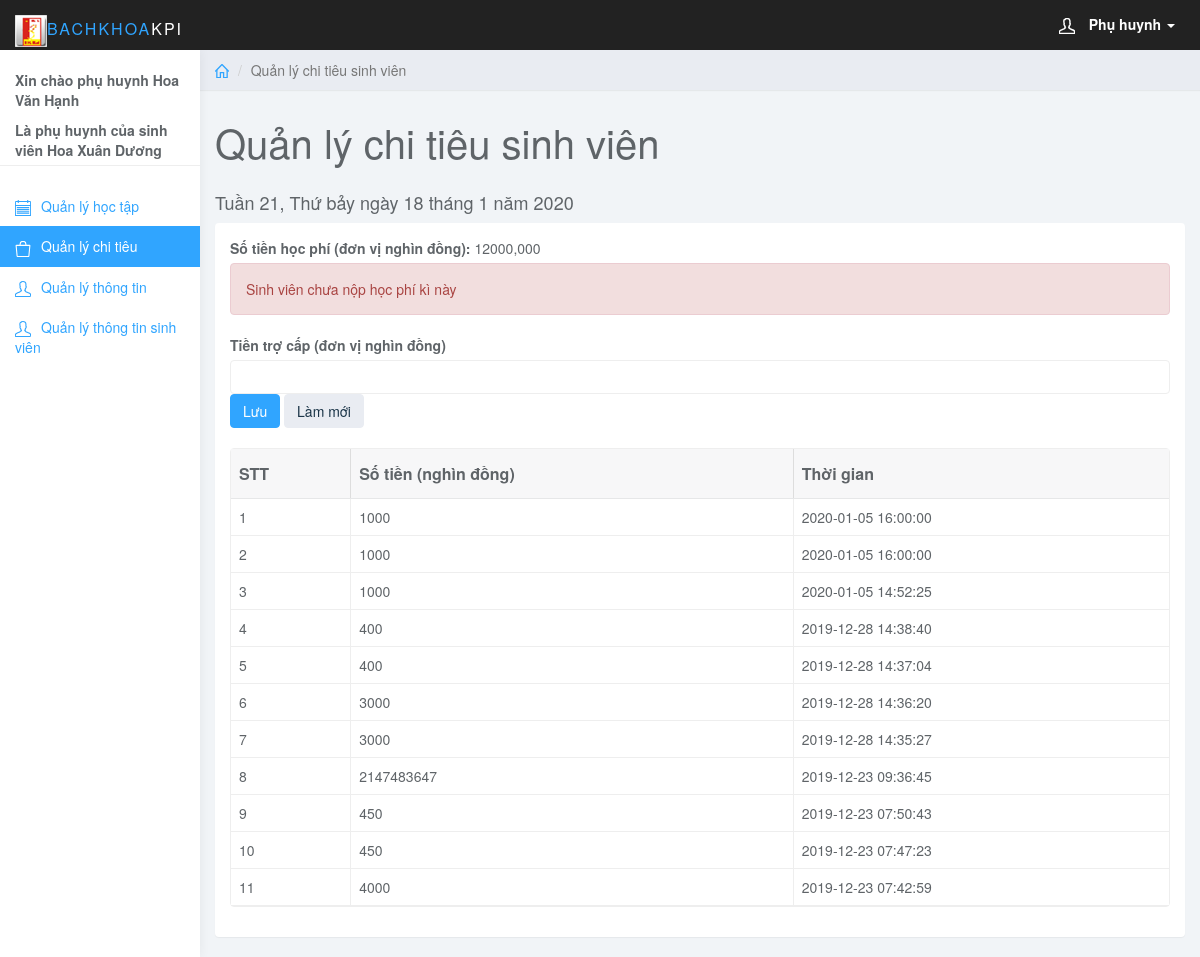
The app's page /admin/qlctph.php (signed in) with its own data.
### tables this page shows
CREATE TABLE `hocphisv` (
  `id` int(11) NOT NULL,
  `username` varchar(20) NOT NULL,
  `hocki` varchar(10) NOT NULL,
  `hocphi` double DEFAULT NULL,
  `hpdanop` int(11) DEFAULT '0'
);

CREATE TABLE `tienchucap` (
  `id` int(11) NOT NULL,
  `username` varchar(20) NOT NULL,
  `sinhvien` varchar(20) DEFAULT NULL,
  `tien` int(11) DEFAULT NULL,
  `time` datetime DEFAULT NULL
);

### admin/qlctph.php (the view, shortened to what this page needs)
<?php
if(!isset($_SESSION['username'])){
header('Location: login.php');}
else{
	$username=$_SESSION['username'];
}?>
<!DOCTYPE html>
<html>
<head>
<link href="css/bootstrap.min.css" rel="stylesheet">
<link href="css/datepicker3.css" rel="stylesheet">
<link href="css/bootstrap-table.css" rel="stylesheet">
<link href="css/styles.css" rel="stylesheet">
</head>
<body>
     <?php
	 require_once("../lib/connection.php");?>
	 <nav class="navbar navbar-inverse navbar-fixed-top" role="navigation">
                <div class="container-fluid">
                    <div class="navbar-header">
                       <a class="navbar-brand" href="#"><span><img id="main_text_header_ctl00" src="../images/bk.ico" alt="" style="height:32px;width:32px;">BachKhoa</span>KPI</a>
                        <ul class="user-menu">
                            <li class="dropdown pull-right">
                                <a href="#" class="dropdown-toggle" data-toggle="dropdown"><svg class="glyph stroked male-user"><use xlink:href="#stroked-male-user"></use></svg>
								<?php $sql="select * from users where username='$username'";
		$query = mysqli_query($conn,$sql);
            $data = mysqli_fetch_array($query);
			?>
			<b><?php switch($data["level"]){
				case 3: echo "Phụ huynh";break;
				case 4: echo "Giảng viên";break;}
				?></b>
								<span class="caret"></span></a>
                            </li>
                        </ul>
                    </div>
                </div>
            </nav>
	<div id="sidebar-collapse" class="col-sm-3 col-lg-2 sidebar">
		<form><?php $sql="select u1.name nameph, u2.name namesv, sinhvien from users u1, users u2, userph u where u1.username=u.username and u2.username=u.sinhvien and u.username='$username' and u.svxacnhan=1 and phxacnhan=1";
		$query = mysqli_query($conn,$sql);
            $data = mysqli_fetch_array($query);
			$sinhvien=$data["sinhvien"];
			?>
			<b><?php
		echo "Xin chào phụ huynh ".$data["nameph"]; echo "</p>";
		echo "Là phụ huynh của sinh viên ".($data["namesv"]);
		?></b></form>
		<ul class="nav menu">
			<li ><a href="qlhtsv.php"><svg class="glyph stroked notepad "><use xlink:href="#stroked-notepad"/></svg>Quản lý học tập</a></li>
			<li class="active"><a href="qlctph.php"><svg class="glyph stroked bag"><use xlink:href="#stroked-bag"></use></svg>Quản lý chi tiêu</a></li>
			<li><a href="hoso.php"><svg class="glyph stroked male user "><use xlink:href="#stroked-male-user"/></svg>Quản lý thông tin</a></li>
			<li><a href="ph-sv.php"><svg class="glyph stroked male user "><use xlink:href="#stroked-male-user"/></svg>Quản lý thông tin sinh viên</a></li>
        </ul>
	</div>
	<div class="col-sm-9 col-sm-offset-3 col-lg-10 col-lg-offset-2 main">
		<div class="row">
			<ol class="breadcrumb">
				<li><a href="qlhtsv.php"><svg class="glyph stroked home"><use xlink:href="#stroked-home"></use></svg></a></li>
				<li class="active">Quản lý chi tiêu sinh viên</li>
			</ol>
		</div>
		<div class="row">
			<div class="col-lg-12">
				<h1 class="page-header">Quản lý chi tiêu sinh viên</h1>
		<h4><?php
				$sql="select * from hocki where curdate() between ngaybd and ngaykt";
 $q=mysqli_query($conn,$sql);
 $result=mysqli_fetch_array($q);
 $hocki=$result["hocki"];
				$date=getdate();
				switch($date['weekday']){
					case "Saturday" : $day="Thứ bảy";$thu=7;   break;
				}
	$dat = date_create("2019-08-25");
 $day_1 = date_format($dat,"Y-m-d") ;
$da=date_create($date['year']."-".$date['mon']."-".$date['mday']);
 $day_2 = date_format($da,"Y-m-d") ;
 $days = (strtotime($day_2) - strtotime($day_1)) / (60 * 60 * 24*7.0);
 $tuan= ceil($days);
 echo "Tuần ".$tuan.", ".$day." ngày ".$date['mday']." tháng ".$date['mon']." năm ".$date['year']." ";
	?>
				</h4>
			</div>
		</div>
	<div class="row">
			<div class="col-lg-12">
				<div class="panel panel-default">
					<div class="panel-body">
						<label>Số tiền học phí (đơn vị nghìn đồng): </label>
						<?php $sql="select * from hocphisv where username='$sinhvien' and hocki='$hocki'";
						$query = mysqli_query($conn,$sql);
            $data = mysqli_fetch_array($query);
			echo ($hocphi=$data["hocphi"]).",000";
			$sql="select * from hocphisv where username='$sinhvien' and hocki='$hocki'";
						$query = mysqli_query($conn,$sql);
						$data = mysqli_fetch_array($query);
						$tong=$data["hpdanop"];
						if( $tong==0) {
							?>
							<div class="alert alert-danger">Sinh viên chưa nộp học phí kì này</div>
						<?php } else {
						if($hocphi-$tong>0) {
						?>
						<div class="alert alert-warning">Sinh viên đã nộp <?php echo $tong;?>,000 tiền học phí kì này! Số tiền còn phải nộp: <?php echo $hocphi-$tong;?>,000</div>
						<?php } else {?>
						<div class="alert alert-success">Sinh viên đã nộp hết học phí kì này</div><?php }}?>
						<form action="qlctph.php" role="form" method="post">
			<div class="form-group">
                                    <label>Tiền trợ cấp (đơn vị nghìn đồng) </label>
									<input type="number" name="tien" class="form-control" />
									<button name="save" type="submit" class="btn btn-primary">Lưu</button>
                                <button type="reset" class="btn btn-default">Làm mới</button>
								</form>
						<table
                            data-toolbar="#toolbar"
                            data-toggle="table">
						    <thead>
						    <tr>
						        <th data-field="id" data-sortable="true"><b>STT</b></th>
								<th data-field="tien" data-sortable="true"><b>Số tiền (nghìn đồng)</b></th>
						        <th data-field="tg"  data-sortable="true"><b>Thời gian</b></th>
								   </tr>
                            </thead>
                            <tbody>
							<?php
            $stt = 1 ;
			 $sql = "SELECT *  FROM tienchucap  where username='$username' and sinhvien='$sinhvien' order by time desc";
            $query = mysqli_query($conn,$sql);
            while ($data = mysqli_fetch_array($query)) {
          ?>
            <tr>
              <td scope="row"><?php echo $stt++ ?></td>
              <td><?php $mahp=$data["tien"]; echo $mahp;  ?></td>
				<td><?php echo $data["time"];?></td>
			</tr>
			<?php }?>
					 </div>
				</div>
			</div>
		</div>
	</div>
</body>
</html>

### admin/css/styles.css (style rules this page uses)
body { background: #f1f4f7; padding-top: 50px; color: #5f6468; }
a, a:hover, a:focus { color: #30a5ff; }
h1, h2, h3, h4, h5, h6 { color: #5f6468; }
h1 { font-weight: 300; font-size: 40px; }
h3, h4 { font-weight: 300; }
.form-control { border: 1px solid #eee; box-shadow: none; }
.navbar-header .navbar-brand { color: #fff; font-size: 16px; text-transform: uppercase; font-weight: 500; letter-spacing: 2px; }
.navbar-header .navbar-brand span { color: #30a5ff; }
.btn-default, .btn-default:hover, .btn-default:focus, .btn-default:active, .btn-default.active, .open > .dropdown-toggle.btn-default, .btn-default.disabled, .btn-default[disabled], fieldset[disabled] .btn-default, .btn-default.disabled:hover, .btn-default[disabled]:hover, fieldset[disabled] .btn-default:hover, .btn-default.disabled:focus, .btn-default[disabled]:focus, fieldset[disabled] .btn-default:focus, .btn-default.disabled:active, .btn-default[disabled]:active, fieldset[disabled] .btn-default:active, .btn-default.disabled.active, .btn-default[disabled].active, fieldset[disabled] .btn-default.active { background-color: #e9ecf2; border-color: #e9ecf2; color: #1b3548; }
.btn-primary, .btn-primary:hover, .btn-primary:focus, .btn-primary:active, .btn-primary.active, .open > .dropdown-toggle.btn-primary, .btn-primary.disabled, .btn-primary[disabled], fieldset[disabled] .btn-primary, .btn-primary.disabled:hover, .btn-primary[disabled]:hover, fieldset[disabled] .btn-primary:hover, .btn-primary.disabled:focus, .btn-primary[disabled]:focus, fieldset[disabled] .btn-primary:focus, .btn-primary.disabled:active, .btn-primary[disabled]:active, fieldset[disabled] .btn-primary:active, .btn-primary.disabled.active, .btn-primary[disabled].active, fieldset[disabled] .btn-primary.active { background-color: #30a5ff; border-color: #30a5ff; }
.panel { border: 0; }
.navbar { border: 0; }
.user-menu { display: inline-block; margin-top: 14px; margin-right: 10px; float: right; list-style: none; padding: 0; }
.user-menu a { color: #fff; }
.sidebar { display: block; background-color: #fff; padding: 0; display: none; }
.sidebar form { padding: 20px 15px 5px 15px; border-bottom: 1px solid #eee; margin-bottom: 20px; }
@media (min-width: 768px) { .sidebar { display: block; position: fixed; top: 50px; bottom: 0; left: 0; z-index: 1000; display: block; margin: 0; padding: 0; overflow-x: hidden; overflow-y: auto; background-color: #fff; box-shadow: 1px 0px 10px rgba(0, 0, 0, .05); } }
@media (min-width: 768px) { .navbar-header { width: 100%; } }
.sidebar ul.nav .active a, .sidebar ul.nav li.parent a.active, .sidebar ul.nav .active > a:hover, .sidebar ul.nav li.parent a.active:hover, .sidebar ul.nav .active > a:focus, .sidebar ul.nav li.parent a.active:focus { color: #fff; background-color: #30a5ff; }
.breadcrumb { border-radius: 0; padding: 10px 15px; background: #e9ecf2; box-shadow: 0 1px 1px rgba(0, 0, 0, .05); margin: 0 ; }
h1.page-header { margin-top: 30px; border-bottom: 0; }
.table { background: #fff; }
.sidebar .glyph, .user-menu .glyph { height: 16px; width: 16px; margin: 0 10px 0 0; stroke-width: 3px; }
.user-menu .glyph { stroke-width: 4px; }
.breadcrumb .glyph { height: 14px; width: 14px; margin: -2px 0 0 0; stroke-width: 4px; }

### records on screen
hocphisv: hocphi "12000"
tienchucap: tien "1000", time "2020-01-05 16:00:00"
tienchucap: tien "1000", time "2020-01-05 16:00:00"
tienchucap: tien "1000", time "2020-01-05 14:52:25"
tienchucap: tien "400", time "2019-12-28 14:38:40"
tienchucap: tien "400", time "2019-12-28 14:37:04"
tienchucap: tien "3000", time "2019-12-28 14:36:20"
tienchucap: tien "3000", time "2019-12-28 14:35:27"
tienchucap: tien "2147483647", time "2019-12-23 09:36:45"
tienchucap: tien "450", time "2019-12-23 07:50:43"
tienchucap: tien "450", time "2019-12-23 07:47:23"
tienchucap: tien "4000", time "2019-12-23 07:42:59"

### other values on screen
$data["nameph"] "Hoa Văn Hạnh"
$data["namesv"] "Hoa Xuân Dương"
$tuan "21"
$day "Thứ bảy"
$date['mday'] "18"
$date['mon'] "1"
$date['year'] "2020"
